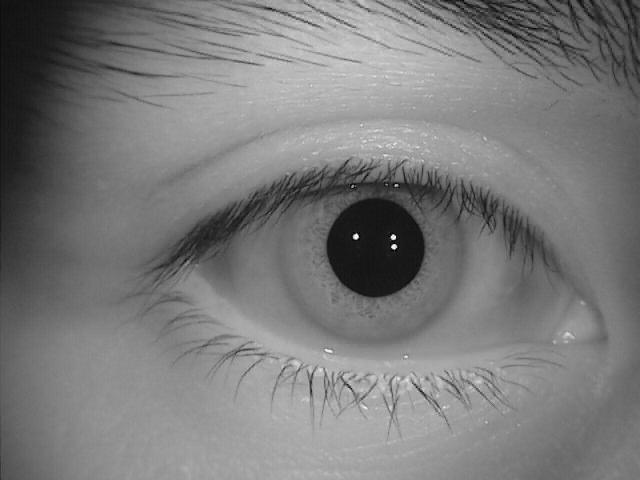
#> input picture S2001R01.jpg, 640 x 480 px
$ python pepper.py
#> lines starting #> are read from the running program, lines starting #| are printed output that depends on the picture; after the words box and inside, x2 and y2 are one past the last pixel; in counts of white or black regions, pixels touching at a corner belong together; long printed decimals are rounded

from math import log10, sqrt
import cv2
import random
import numpy as np

def PSNR(original, compressed):
    mse = np.mean((original - compressed) ** 2)
    if(mse == 0):  # MSE is zero means no noise is present in the signal .
                  # Therefore PSNR have no importance.
        return 100
    max_pixel = 255.0
    psnr = 20 * log10(max_pixel / sqrt(mse))
    return psnr
num1 = random.randint(300, 10000)
num2 = random.randint(300, 10000)
def add_noise(img):
    # Getting the dimensions of the image
    row , col = img.shape

    # Randomly pick some pixels in the
    # image for coloring them white
    # Pick a random number between 300 and 10000
    number_of_pixels = num1
    for i in range(number_of_pixels):

        # Pick a random y coordinate
        y_coord=random.randint(0, row - 1)

        # Pick a random x coordinate
        x_coord=random.randint(0, col - 1)

        # Color that pixel to white
        img[y_coord][x_coord] = 255

    # Randomly pick some pixels in
    # the image for coloring them black
    # Pick a random number between 300 and 10000
    number_of_pixels = num2
    for i in range(number_of_pixels):

        # Pick a random y coordinate
        y_coord=random.randint(0, row - 1)

        # Pick a random x coordinate
        x_coord=random.randint(0, col - 1)

        # Color that pixel to black
        img[y_coord][x_coord] = 0

    return img

# salt-and-pepper noise can
# be applied only to grayscale images
# Reading the color image in grayscale image

#Storing the image
# Median Blur
img = cv2.imread('S2001R01.jpg',
                 cv2.IMREAD_GRAYSCALE)
#> img is the input picture: shape (480, 640); min 0, max 255, mean 121.9
cv2.imshow('Median of Noise',
            cv2.medianBlur(add_noise(img), 5))
#> after the loop in add_noise, `for i in range(number_of_pixels):`: img: shape (480, 640); 2.13% of pixels changed, all inside (x1, y1, x2, y2) = (0, 0, 640, 480)
#> after the loop in add_noise, `for i in range(number_of_pixels):`: img: shape (480, 640); min 0, max 255, mean 121.8

img = cv2.imread('S2001R01.jpg',
                 cv2.IMREAD_GRAYSCALE)
cv2.imshow('Noised Image (Orig)',
            add_noise(img))
#> after the loop in add_noise (call 2), `for i in range(number_of_pixels):`: img: shape (480, 640); min 0, max 255, mean 121.8


value = PSNR(cv2.medianBlur(add_noise(img), 5), add_noise(img))
#> after the loop in add_noise (call 3), `for i in range(number_of_pixels):`: img: shape (480, 640); min 0, max 255, mean 124.7
#> after the loop in add_noise (call 3), `for i in range(number_of_pixels):`: img: shape (480, 640); min 0, max 255, mean 121.8
#> after the loop in add_noise (call 4), `for i in range(number_of_pixels):`: img: shape (480, 640); min 0, max 255, mean 124.6
#> after the loop in add_noise (call 4), `for i in range(number_of_pixels):`:
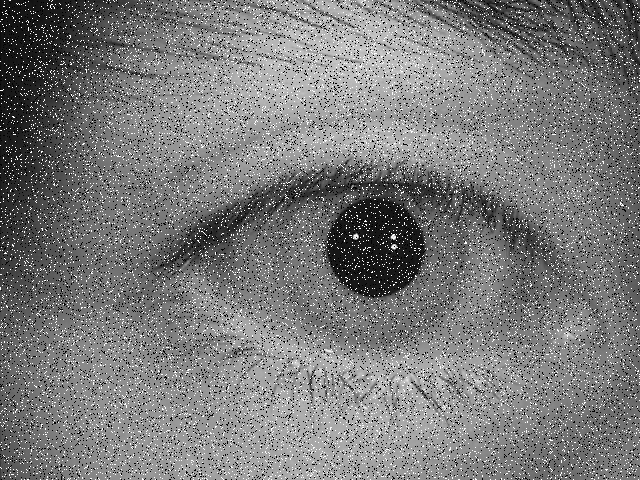
#> img: shape (480, 640); min 0, max 255, mean 121.8
print(f"Median of Noise - Noised Image: PSNR value is {value} dB")
#| Median of Noise - Noised Image: PSNR value is 34.503 dB

img = cv2.imread('S2001R01.jpg',
                 cv2.IMREAD_GRAYSCALE)
cv2.imshow('Median of Median',
           cv2.medianBlur(cv2.medianBlur(add_noise(img), 5), 5))
#> after the loop in add_noise (call 5), `for i in range(number_of_pixels):`: img: shape (480, 640); min 0, max 255, mean 121.8

value = PSNR(cv2.medianBlur(add_noise(img), 5),  cv2.medianBlur(cv2.medianBlur(add_noise(img), 5), 5))
#> after the loop in add_noise (call 6), `for i in range(number_of_pixels):`: img: shape (480, 640); min 0, max 255, mean 124.6
#> after the loop in add_noise (call 6), `for i in range(number_of_pixels):`: img: shape (480, 640); min 0, max 255, mean 121.7
#> after the loop in add_noise (call 7), `for i in range(number_of_pixels):`:
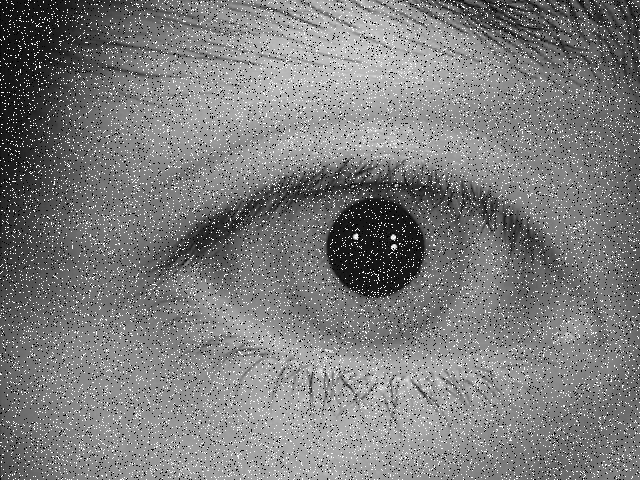
#> img: shape (480, 640); min 0, max 255, mean 124.6
#> after the loop in add_noise (call 7), `for i in range(number_of_pixels):`:
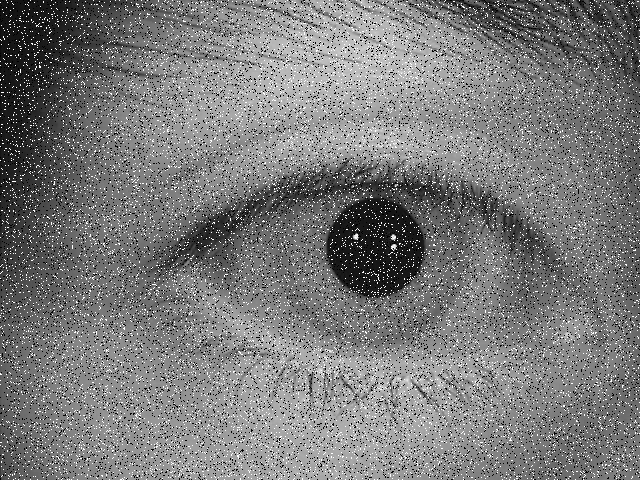
#> img: shape (480, 640); 2.21% of pixels changed, all inside (x1, y1, x2, y2) = (0, 0, 640, 480)
print(f"Median of Noise - Median of Median: PSNR value is {value} dB")
#| Median of Noise - Median of Median: PSNR value is 43.979 dB

value = PSNR(add_noise(img), cv2.medianBlur(cv2.medianBlur(add_noise(img), 5), 5))
#> after the loop in add_noise (call 8), `for i in range(number_of_pixels):`:
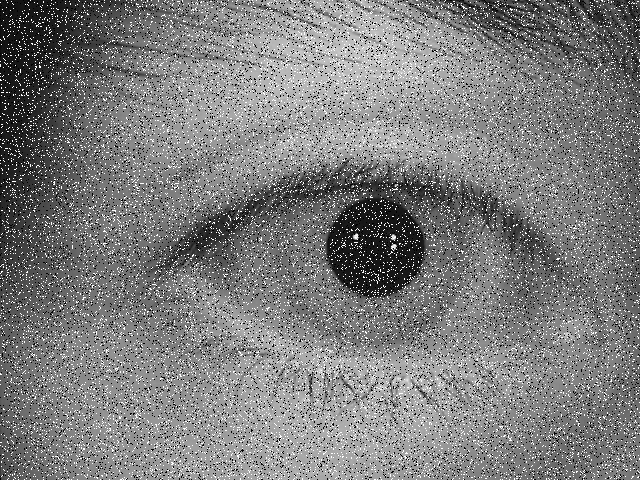
#> img: shape (480, 640); 2% of pixels changed, all inside (x1, y1, x2, y2) = (0, 0, 640, 480)
#> after the loop in add_noise (call 8), `for i in range(number_of_pixels):`:
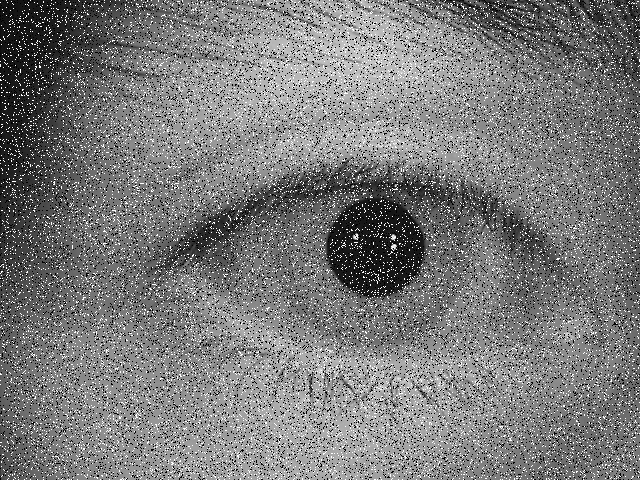
#> img: shape (480, 640); 2.18% of pixels changed, all inside (x1, y1, x2, y2) = (0, 0, 640, 480)
#> after the loop in add_noise (call 9), `for i in range(number_of_pixels):`:
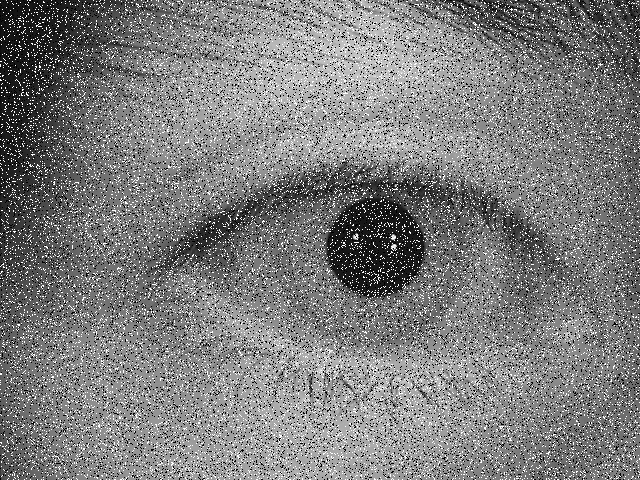
#> img: shape (480, 640); 1.95% of pixels changed, all inside (x1, y1, x2, y2) = (0, 0, 640, 480)
#> after the loop in add_noise (call 9), `for i in range(number_of_pixels):`:
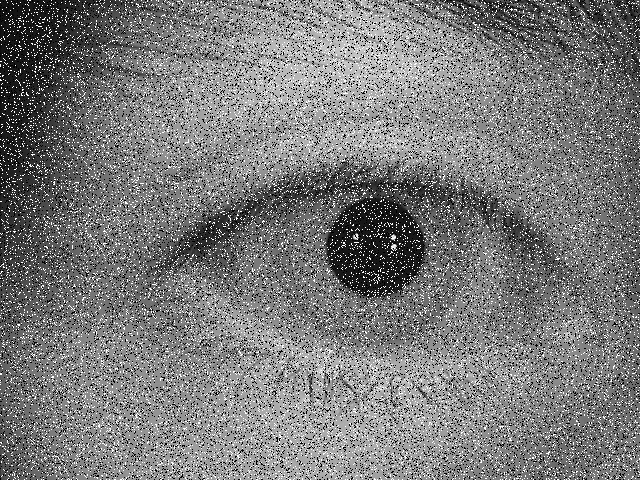
#> img: shape (480, 640); 2.12% of pixels changed, all inside (x1, y1, x2, y2) = (0, 0, 640, 480)
print(f"Noised Image - Median of Median: PSNR value is {value} dB")
#| Noised Image - Median of Median: PSNR value is 33.204 dB

cv2.waitKey(0)
print()

img = cv2.imread('S2001R01.jpg',
                 cv2.IMREAD_GRAYSCALE)

cv2.imshow('Median of Orig',
            cv2.medianBlur(img, 5))
img = cv2.imread('S2001R01.jpg',
                 cv2.IMREAD_GRAYSCALE)
cv2.imshow('(Orig)',
            img)


value = PSNR(cv2.medianBlur(img, 5), img)
print(f"Median of Orig - Orig Image: PSNR value is {value} dB")
#| Median of Orig - Orig Image: PSNR value is 37.566 dB

img = cv2.imread('S2001R01.jpg',
                 cv2.IMREAD_GRAYSCALE)
cv2.imshow('Median of Orig Median',
           cv2.medianBlur(cv2.medianBlur(img, 5), 5))
value = PSNR(cv2.medianBlur(img, 5),  cv2.medianBlur(cv2.medianBlur(img, 5), 5))
print(f"Median of Orig - Median of Median: PSNR value is {value} dB")
#| Median of Orig - Median of Median: PSNR value is 45.257 dB

value = PSNR(img, cv2.medianBlur(cv2.medianBlur(img, 5), 5))
print(f"Orig Image - Median of Median: PSNR value is {value} dB")
#| Orig Image - Median of Median: PSNR value is 36.996 dB

cv2.waitKey(0)
print()

img = cv2.imread('290721089_751135902967808_7132805207829675892_n1.jpg')
#> (the run stopped early here; a loop or call above may not have finished)

$ run again, with S2001R09.jpg copied over S2001R01.jpg
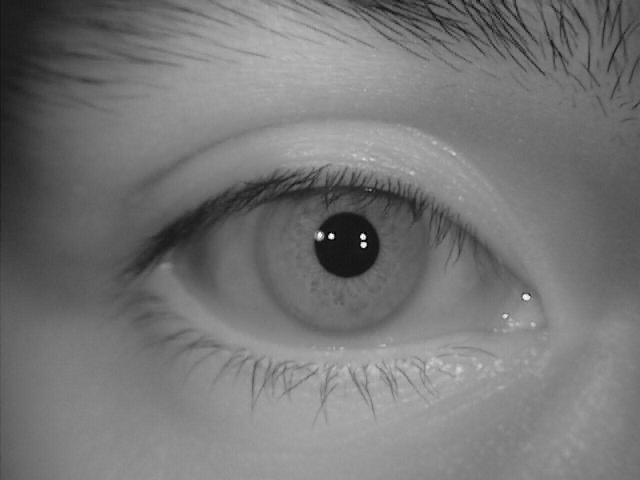
#> input picture S2001R09.jpg, 640 x 480 px
#> img is the input picture: shape (480, 640); min 0, max 255, mean 117.6
#> after the loop in add_noise (call 4), `for i in range(number_of_pixels):`:
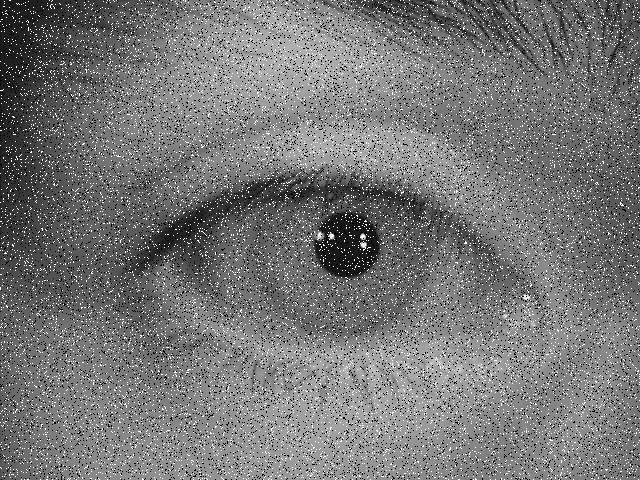
#> img: shape (480, 640); min 0, max 255, mean 118
#| Median of Noise - Noised Image: PSNR value is 35.533 dB
#| Median of Noise - Median of Median: PSNR value is 46.482 dB
#> after the loop in add_noise (call 9), `for i in range(number_of_pixels):`:
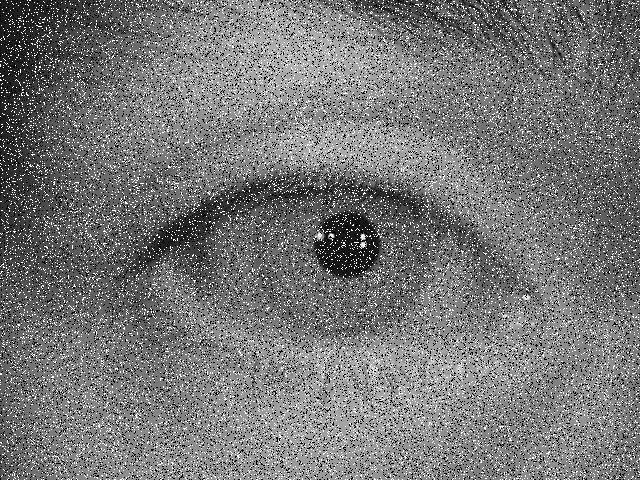
#> img: shape (480, 640); min 0, max 255, mean 118.3
#| Noised Image - Median of Median: PSNR value is 33.966 dB
#| Median of Orig - Orig Image: PSNR value is 40.128 dB
#| Median of Orig - Median of Median: PSNR value is 47.778 dB
#| Orig Image - Median of Median: PSNR value is 39.345 dB

$ run again, with S2002R01.jpg copied over S2001R01.jpg
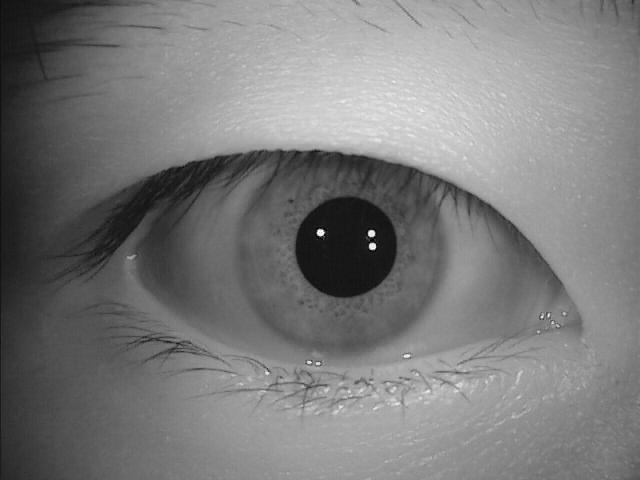
#> input picture S2002R01.jpg, 640 x 480 px
#> img is the input picture: shape (480, 640); min 0, max 255, mean 122
#> after the loop in add_noise (call 4), `for i in range(number_of_pixels):`:
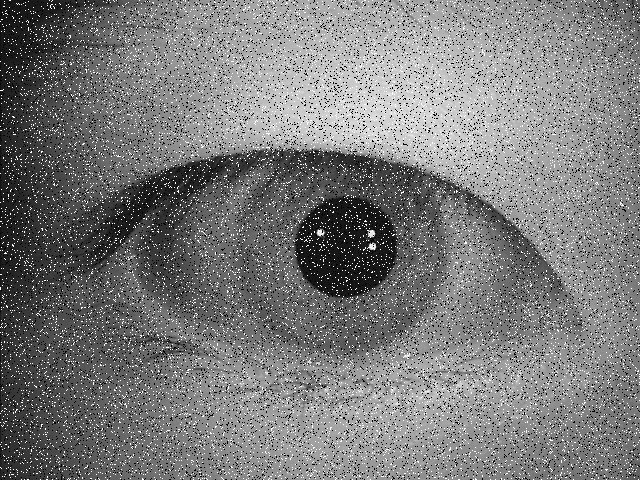
#> img: shape (480, 640); min 0, max 255, mean 121.9
#| Median of Noise - Noised Image: PSNR value is 35.092 dB
#| Median of Noise - Median of Median: PSNR value is 46.600 dB
#> after the loop in add_noise (call 9), `for i in range(number_of_pixels):`:
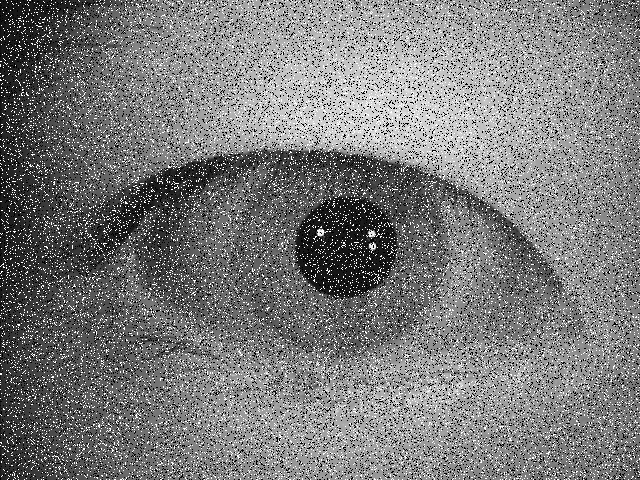
#> img: shape (480, 640); min 0, max 255, mean 121.8
#| Noised Image - Median of Median: PSNR value is 33.531 dB
#| Median of Orig - Orig Image: PSNR value is 39.337 dB
#| Median of Orig - Median of Median: PSNR value is 48.053 dB
#| Orig Image - Median of Median: PSNR value is 38.645 dB

$ run again, with S2002R20.jpg copied over S2001R01.jpg
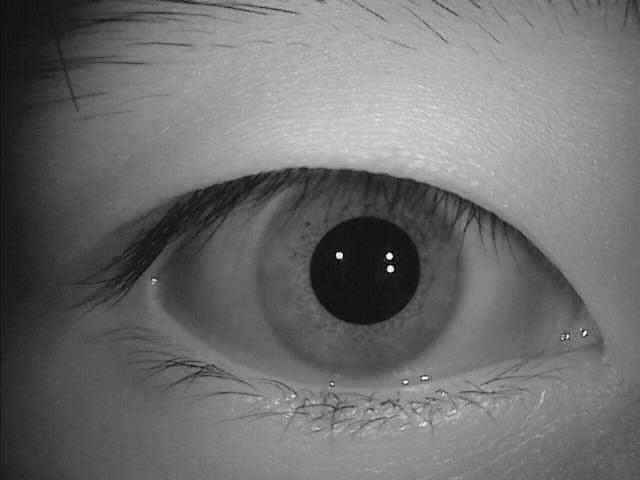
#> input picture S2002R20.jpg, 640 x 480 px
#> img is the input picture: shape (480, 640); min 0, max 255, mean 110
#| Median of Noise - Noised Image: PSNR value is 34.960 dB
#| Median of Noise - Median of Median: PSNR value is 46.245 dB
#> after the loop in add_noise (call 9), `for i in range(number_of_pixels):`:
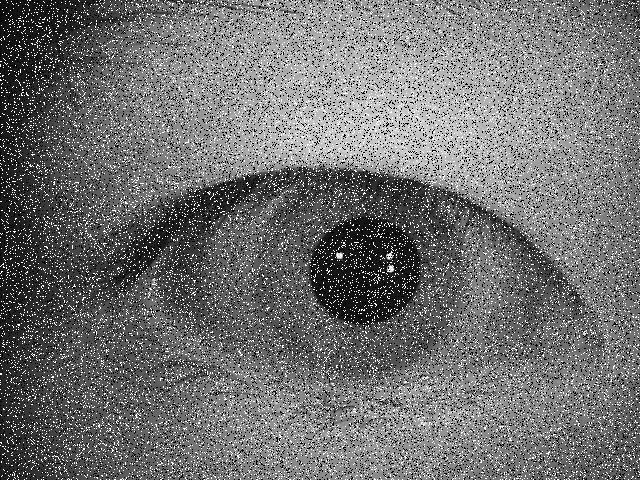
#> img: shape (480, 640); min 0, max 255, mean 112.2
#| Noised Image - Median of Median: PSNR value is 33.481 dB
#| Median of Orig - Orig Image: PSNR value is 39.058 dB
#| Median of Orig - Median of Median: PSNR value is 47.663 dB
#| Orig Image - Median of Median: PSNR value is 38.402 dB
